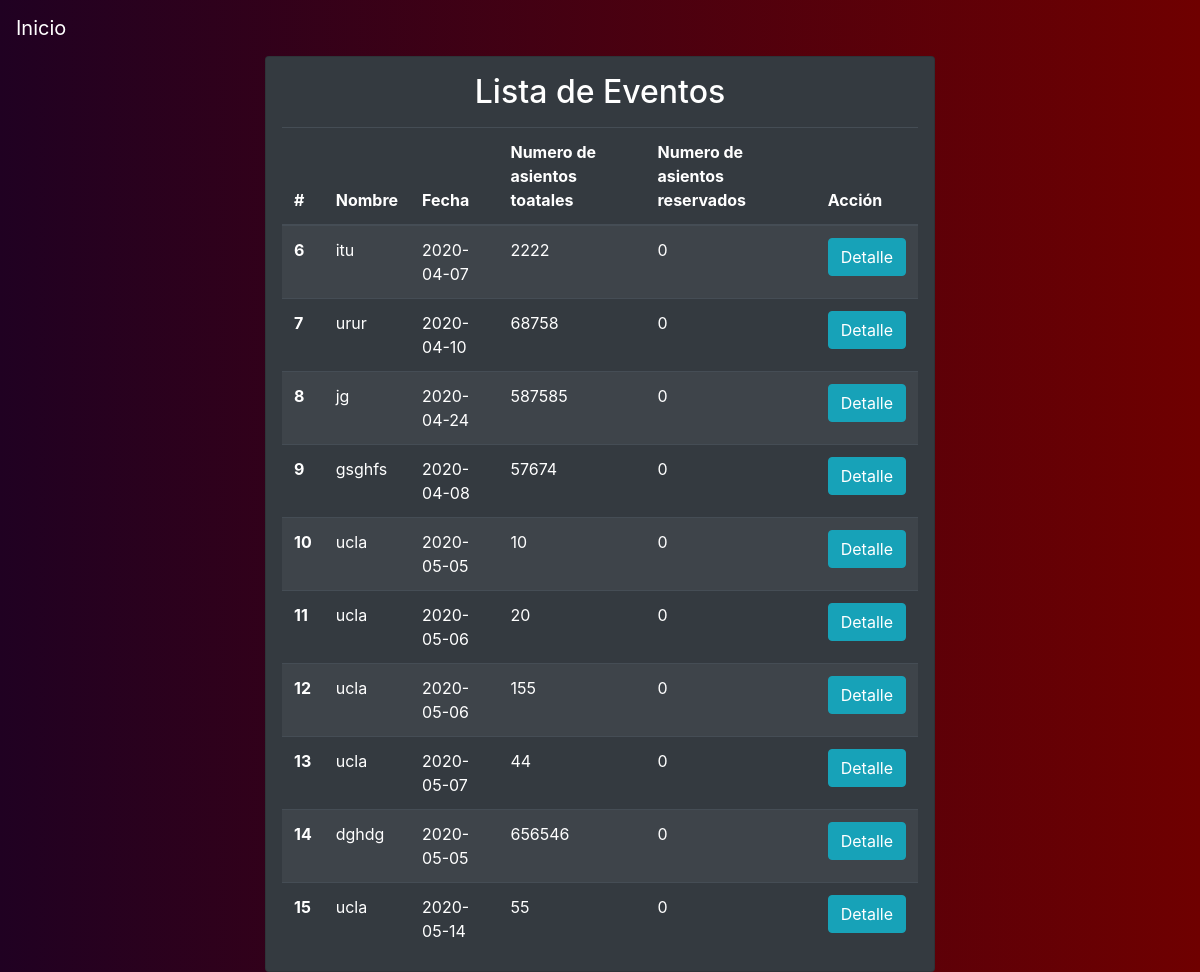
The app's page /events-inactive, older data.
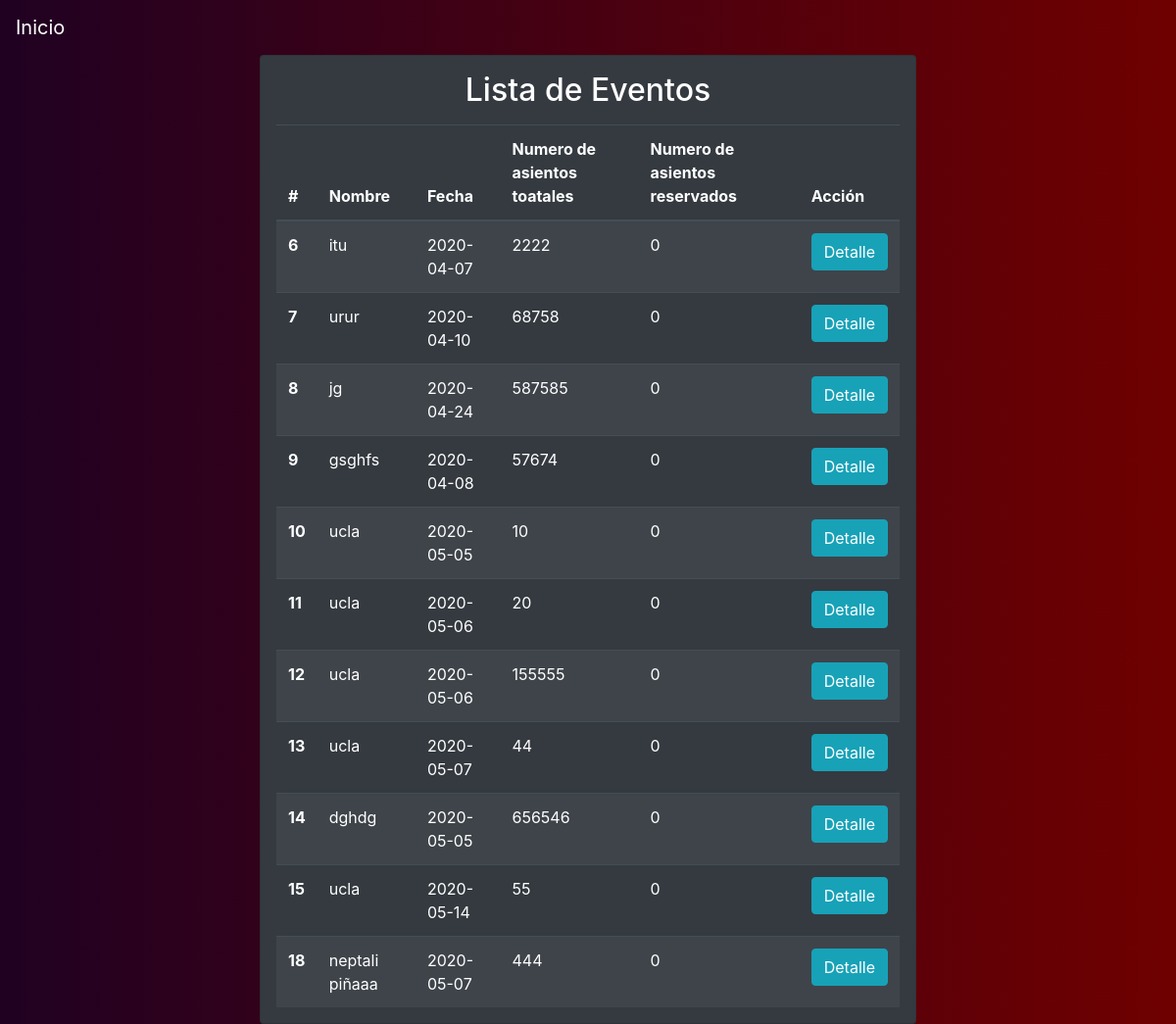
The same page, newer data.
### tables this page shows
CREATE TABLE "Evento"
(
	id INTEGER not null
		constraint Evento_pk
			primary key autoincrement,
	nombre text not null,
	fecha date not null,
	numero_asientos_total int not null,
	numero_asientos_reservados int not null
);

### app.py (the view)
@app.route("/events-inactive")
def events_inactive():
    date = datetime.now().date()
    events = query_db('SELECT * FROM Evento WHERE fecha <= ?', [date])
    return render_template('events_inactive.html', events=events)

### app.py (called while the page is built)
def make_dicts(cursor, row):
    return dict((cursor.description[idx][0], value)
                for idx, value in enumerate(row))

def get_db():
    db = getattr(g, '_database', None)
    if db is None:
        db = g._database = sqlite3.connect(DATABASE)
        db.row_factory = make_dicts
    return db

@app.teardown_appcontext
def close_connection(exception):
    db = getattr(g, '_database', None)
    if db is not None:
        db.close()

def query_db(query, args=(), one=False):
    cur = get_db().execute(query, args)
    rv = cur.fetchall()
    cur.close()
    return (rv[0] if rv else None) if one else rv

### templates/events_inactive.html
{% extends 'layout.html' %}
{% block body %}
<div class="container-fluid">
    <div class="bg-custom row align-items-center justify-content-center vh-100">
        <div class="col-md-7">
            <div class="card bg-dark">
                <div class="car-body text-white mx-3">
                    <h2 class="card-title text-center mt-3"> Lista de Eventos</h2>
                    <table class="table table-striped table-dark my-3 ">
                      <thead>
                        <tr>
                          <th scope="col">#</th>
                          <th scope="col">Nombre</th>
                          <th scope="col">Fecha</th>
                          <th scope="col">Numero de asientos toatales</th>
                          <th scope="col">Numero de asientos reservados</th>
                          <th scope="col">Acción</th>
                        </tr>
                      </thead>
                      <tbody>
                      {% for event in events%}
                        <tr>
                          <th scope="row">{{ event.id }}</th>
                          <td>{{ event.nombre }}</td>
                          <td>{{ event.fecha }}</td>
                          <td>{{ event.numero_asientos_total }}</td>
                          <td>{{ event.numero_asientos_reservados }}</td>
                          <td>
                              <a class="btn btn-info" href="/detail-event/"> Detalle</a>
                          </td>
                        </tr>
                      {% endfor %}
                      </tbody>
                    </table>
                </div>
            </div>
        </div>
    </div>
</div>
{% endblock %}

### templates/layout.html (shortened to what this page needs)
<!DOCTYPE html>
<html lang="en">
    <head>
        <link rel="stylesheet" href="https://stackpath.bootstrapcdn.com/bootstrap/4.4.1/css/bootstrap.min.css"
>
        <link rel="stylesheet" href="{{ url_for('static', filename='css/custom.css') }}">
    </head>
    <body>
        <nav class=" bg-custom navbar navbar-light bg-light">
            <a class="navbar-brand text-white" href="/">Inicio</a>
        </nav>
        {% block body%}
        {% endblock %}
    </body>
</html>

### static/css/custom.css (style rules this page uses)
.bg-custom { background: #200122; background: -webkit-linear-gradient(to right,#200122, #6f0000); background: linear-gradient(to right, #200122, #6f0000); }
body { background: #200122; background: -webkit-linear-gradient(to right,#200122, #6f0000); background: linear-gradient(to right, #200122, #6f0000); }

Row changes from the older to the newer data that the page shows:
changed Evento id 12: numero_asientos_total "155" → "155555"
added Evento: id "18", nombre "neptali piñaaa", fecha "2020-05-07", numero_asientos_total "444", numero_asientos_reservados "0"
